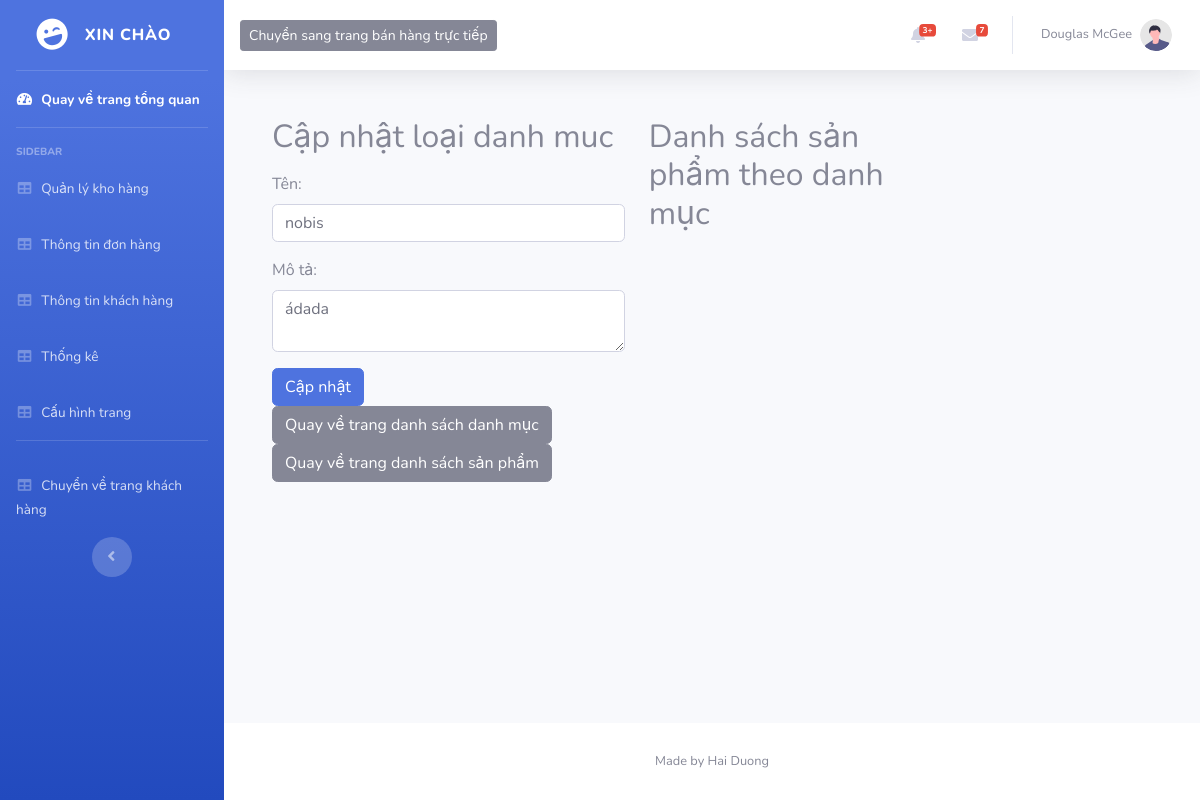
The page /admin.php?act=editloaisp&id=1 on the database as committed earlier.
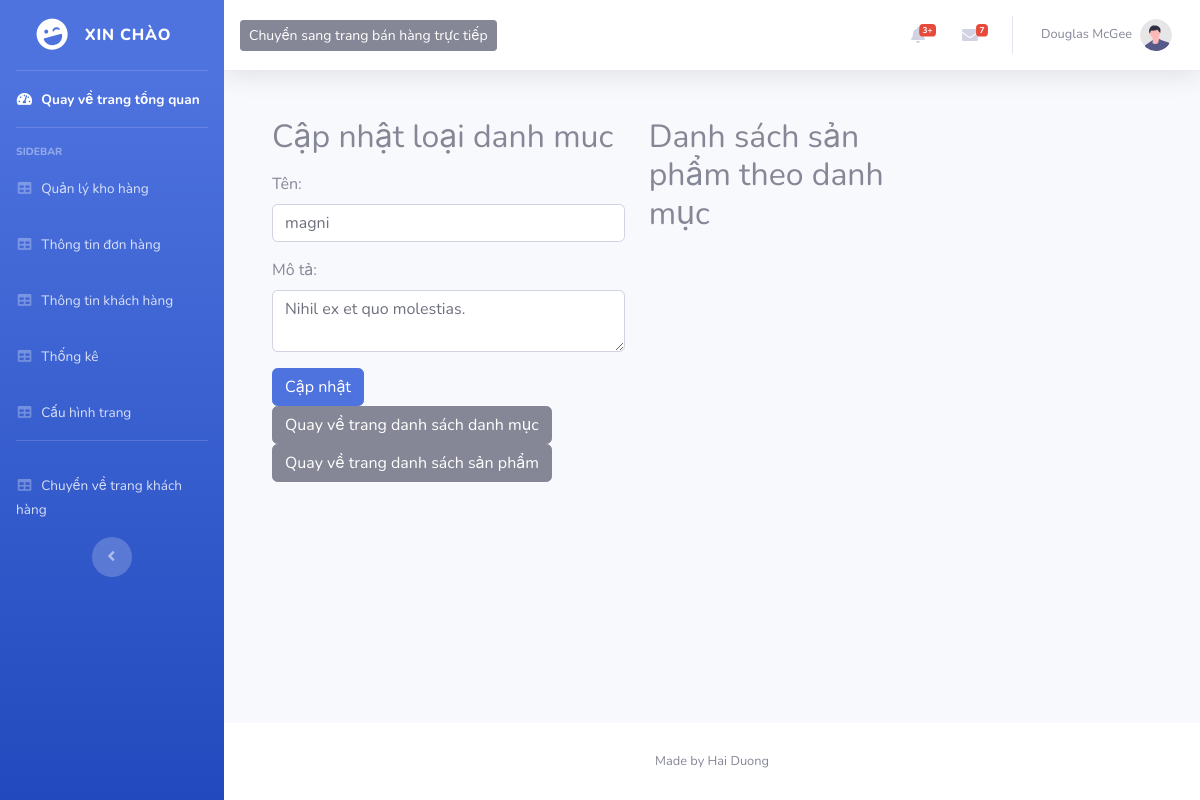
The same page on the database as committed later.
### tables this page shows
CREATE TABLE `category` (
  `id` int NOT NULL,
  `name` varchar(255) DEFAULT NULL,
  `description` varchar(50) DEFAULT NULL,
  `created_at` datetime DEFAULT CURRENT_TIMESTAMP,
  `update_at` timestamp NULL DEFAULT CURRENT_TIMESTAMP ON UPDATE CURRENT_TIMESTAMP
);

### DAO/PDO.php (called while the page is built, shortened)
<?php
function pdo_get_connection(){
    $servername = "localhost";
    $username = "root";
    $password = "";
    try {
        $conn = new PDO("mysql:host=$servername;dbname=testdatabase", $username, $password);
        $conn->setAttribute(PDO::ATTR_ERRMODE, PDO::ERRMODE_EXCEPTION);
        return $conn;
    } catch(PDOException $e) {
        echo "Connection failed: " . $e->getMessage();
    }
}
function pdo_query_one($sql){
    $sql_args=array_slice(func_get_args(),1);
    try{
        $conn=pdo_get_connection();
        $stmt=$conn->prepare($sql);
        $stmt->execute($sql_args);
        $row=$stmt->fetch(PDO::FETCH_ASSOC);
        return $row;
    }
    catch(PDOException $e){
        throw $e;
    }
    finally{
        unset($conn);
    }
}
?>

### DAO/DAO.php (called while the page is built, shortened)
<?php
function get_category($id = null)
{
    if ($id === null) {
        $sql = "SELECT * FROM `category`";
        return pdo_query($sql);
    } else {
        $sql = "SELECT * FROM `category` WHERE `id` = ?";
        return pdo_query_one($sql, $id);
    }
}

### admin/view/LoaiSanPham/LoaiSanPham.Custom.php (the view, shortened to what this page needs)
<div class="container mt-5">
    <div class="row">
        <div class="col-md-5">
            <h2>Cập nhật loại danh muc</h2>
            <form method="post">
                <div class="form-group">
                    <label for="new_ten_loai_san_pham">Tên:</label>
                    <input type="text" class="form-control" id="new_ten_loai_san_pham" name="new_ten_loai_san_pham" value="<?php echo $category_details['name']; ?>" required>
                </div>
                <div class="form-group">
                    <label for="new_mo_ta">Mô tả:</label>
                    <textarea class="form-control" id="new_mo_ta" name="new_mo_ta"><?php echo $category_details['description']; ?></textarea>
                </div>
                <button type="submit" class="btn btn-primary" name="update">Cập nhật</button>
                <a href="admin.php?act=loaisp" class="btn btn-secondary">Quay về trang danh sách danh mục</a>
                <a href="admin.php?act=sanpham" class="btn btn-secondary">Quay về trang danh sách sản phẩm</a>
            </form>
        </div>
        <div class="col-md-4">
            <h2>Danh sách sản phẩm theo danh mục</h2>
        </div>
    </div>
</div>

Rows that differ between the two databases and show on the page:
changed category: new_ten_loai_san_pham "nobis" → "magni"; new_mo_ta "ádada" → "Nihil ex et quo molestias."
